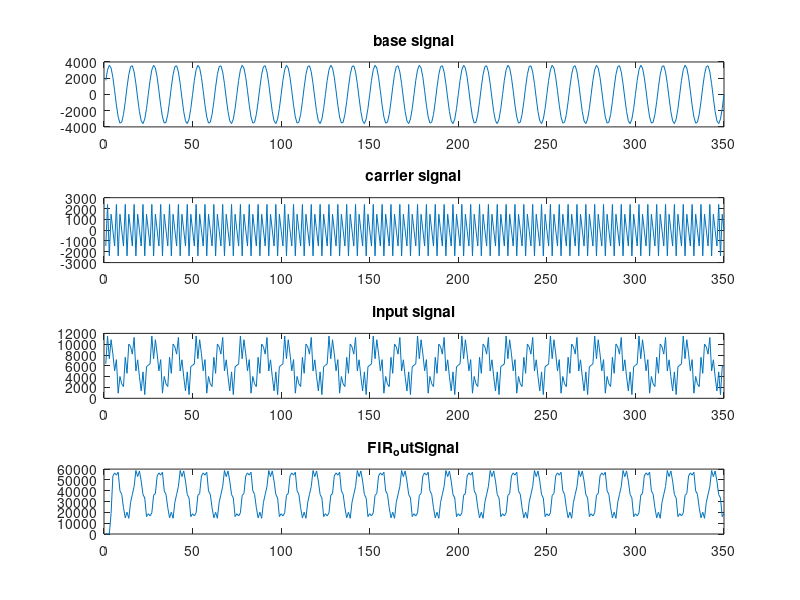

Source code (MATLAB):
a0=3600;
f0=0.08;
t=1:350;
origin=a0*sin(2*pi*f0*t);
figure(1);
subplot(4,1,1);
plot(t,origin);
title('base signal');

a1=2500;
f1=f0*20;
carry=a1*sin(2*pi*f1*t);
figure(1);
subplot(4,1,2);
plot(t,carry);
title('carrier signal');
inputSignal=fopen('inputSignal.txt','w');
signal=dec2bin(round(origin+carry+6100),16);
for i=1:350;
    fprintf(inputSignal, '%s\n',signal(i,:));
end
fclose(inputSignal);
figure(1);
subplot(4,1,3);
plot(t,bin2dec(signal));
title('input signal');

outputSignal=fopen('outputSignal.txt','r');
outSignal=fscanf(outputSignal,'%d');
subplot(4,1,4);
plot(t,outSignal);
title('FIR_outSignal');